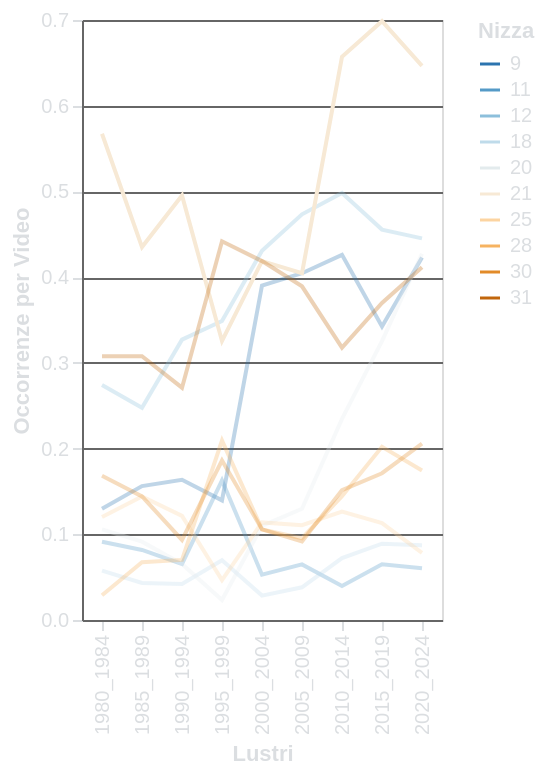

The Vega-Lite source for this figure:
### Vega-Lite specification from a JSON file in a GitHub repository (floating-point values rounded to 4 significant figures)
{"config": {"background": "transparent", "title": {"color": "#DBDEE1", "fontSize": 16}, "axis": {"domainColor": "#666666", "gridColor": "#666666", "tickColor": "#DBDEE1", "titleColor": "#DBDEE1", "labelColor": "#DBDEE1"}, "legend": {"labelColor": "#DBDEE1", "titleColor": "#DBDEE1"}}, "data": {"name": "data-3a41a3cf5e7c8bb83f643b38a96baf67"}, "mark": {"type": "line"}, "encoding": {"color": {"field": "Nizza", "scale": {"scheme": "blueorange", "type": "quantize"}, "title": "Nizza", "type": "nominal"}, "opacity": {"condition": {"param": "param_69", "value": 1}, "value": 0.3}, "tooltip": [{"field": "Nizza", "title": "Classe di Nizza", "type": "nominal"}, {"field": "Description", "title": "Descrizione della Classe", "type": "nominal"}], "x": {"field": "lustro", "title": "Lustri", "type": "ordinal"}, "y": {"field": "normalized_counts", "title": "Occorrenze per Video", "type": "quantitative"}}, "height": "container", "params": [{"name": "param_69", "select": {"type": "point", "fields": ["Nizza"]}, "bind": {"input": "select", "options": [21.0, 12.0, 31.0, 9.0, 20.0, 30.0, 28.0, 25.0, 11.0, 18.0], "name": "Seleziona Classe di Nizza: "}, "value": 21.0}, {"name": "param_70", "select": {"type": "interval", "encodings": []}, "bind": "scales"}], "width": "container", "$schema": "https://vega.github.io/schema/vega-lite/v5.8.0.json", "datasets": {"data-3a41a3cf5e7c8bb83f643b38a96baf67": [{"lustro": "1980_1984", "Nizza": 9.0, "Description": "apparecchi e strumenti per scopi scientifici o di ricerca, apparecchi audiovisivi e di tecnologia dell'informazione, nonché attrezzature per la sicurezza e il salvataggio di vite", "counts": 27, "num_videos": 208, "normalized_counts": 0.1298}, {"lustro": "1980_1984", "Nizza": 11.0, "Description": "apparecchi e installazioni per il controllo ambientale", "counts": 19, "num_videos": 208, "normalized_counts": 0.09135}, {"lustro": "1980_1984", "Nizza": 12.0, "Description": "veicoli e apparecchi per il trasporto di persone o merci via terra, aria o acqua", "counts": 57, "num_videos": 208, "normalized_counts": 0.274}, {"lustro": "1980_1984", "Nizza": 18.0, "Description": "pelle, imitazioni di pelle e alcuni beni fatti di quei materiali", "counts": 12, "num_videos": 208, "normalized_counts": 0.05769}, {"lustro": "1980_1984", "Nizza": 20.0, "Description": "mobili e loro parti", "counts": 22, "num_videos": 208, "normalized_counts": 0.1058}, {"lustro": "1980_1984", "Nizza": 21.0, "Description": "piccoli utensili e apparecchi a mano per uso domestico e da cucina", "counts": 118, "num_videos": 208, "normalized_counts": 0.5673}, {"lustro": "1980_1984", "Nizza": 25.0, "Description": "abbigliamento, calzature e copricapi per esseri umani", "counts": 25, "num_videos": 208, "normalized_counts": 0.1202}, {"lustro": "1980_1984", "Nizza": 28.0, "Description": "giocattoli, apparecchi per giocare, attrezzature sportive, articoli per il divertimento e la novità", "counts": 6, "num_videos": 208, "normalized_counts": 0.02885}, {"lustro": "1980_1984", "Nizza": 30.0, "Description": "alimenti di origine vegetale, ad eccezione di frutta e verdura, preparati o conservati per il consumo, nonché ausiliari destinati al miglioramento del sapore degli alimenti", "counts": 35, "num_videos": 208, "normalized_counts": 0.1683}, {"lustro": "1980_1984", "Nizza": 31.0, "Description": "prodotti terrestri e marini non sottoposti ad alcuna forma di preparazione per il consumo, animali vivi e piante, nonché alimenti per animali", "counts": 64, "num_videos": 208, "normalized_counts": 0.3077}, {"lustro": "1985_1989", "Nizza": 9.0, "Description": "apparecchi e strumenti per scopi scientifici o di ricerca, apparecchi audiovisivi e di tecnologia dell'informazione, nonché attrezzature per la sicurezza e il salvataggio di vite", "counts": 65, "num_videos": 416, "normalized_counts": 0.1562}, {"lustro": "1985_1989", "Nizza": 11.0, "Description": "apparecchi e installazioni per il controllo ambientale", "counts": 34, "num_videos": 416, "normalized_counts": 0.08173}, {"lustro": "1985_1989", "Nizza": 12.0, "Description": "veicoli e apparecchi per il trasporto di persone o merci via terra, aria o acqua", "counts": 103, "num_videos": 416, "normalized_counts": 0.2476}, {"lustro": "1985_1989", "Nizza": 18.0, "Description": "pelle, imitazioni di pelle e alcuni beni fatti di quei materiali", "counts": 18, "num_videos": 416, "normalized_counts": 0.04327}, {"lustro": "1985_1989", "Nizza": 20.0, "Description": "mobili e loro parti", "counts": 38, "num_videos": 416, "normalized_counts": 0.09135}, {"lustro": "1985_1989", "Nizza": 21.0, "Description": "piccoli utensili e apparecchi a mano per uso domestico e da cucina", "counts": 181, "num_videos": 416, "normalized_counts": 0.4351}, {"lustro": "1985_1989", "Nizza": 25.0, "Description": "abbigliamento, calzature e copricapi per esseri umani", "counts": 60, "num_videos": 416, "normalized_counts": 0.1442}, {"lustro": "1985_1989", "Nizza": 28.0, "Description": "giocattoli, apparecchi per giocare, attrezzature sportive, articoli per il divertimento e la novità", "counts": 28, "num_videos": 416, "normalized_counts": 0.06731}, {"lustro": "1985_1989", "Nizza": 30.0, "Description": "alimenti di origine vegetale, ad eccezione di frutta e verdura, preparati o conservati per il consumo, nonché ausiliari destinati al miglioramento del sapore degli alimenti", "counts": 60, "num_videos": 416, "normalized_counts": 0.1442}, {"lustro": "1985_1989", "Nizza": 31.0, "Description": "prodotti terrestri e marini non sottoposti ad alcuna forma di preparazione per il consumo, animali vivi e piante, nonché alimenti per animali", "counts": 128, "num_videos": 416, "normalized_counts": 0.3077}, {"lustro": "1990_1994", "Nizza": 9.0, "Description": "apparecchi e strumenti per scopi scientifici o di ricerca, apparecchi audiovisivi e di tecnologia dell'informazione, nonché attrezzature per la sicurezza e il salvataggio di vite", "counts": 35, "num_videos": 214, "normalized_counts": 0.1636}, {"lustro": "1990_1994", "Nizza": 11.0, "Description": "apparecchi e installazioni per il controllo ambientale", "counts": 14, "num_videos": 214, "normalized_counts": 0.06542}, {"lustro": "1990_1994", "Nizza": 12.0, "Description": "veicoli e apparecchi per il trasporto di persone o merci via terra, aria o acqua", "counts": 70, "num_videos": 214, "normalized_counts": 0.3271}, {"lustro": "1990_1994", "Nizza": 18.0, "Description": "pelle, imitazioni di pelle e alcuni beni fatti di quei materiali", "counts": 9, "num_videos": 214, "normalized_counts": 0.04206}, {"lustro": "1990_1994", "Nizza": 20.0, "Description": "mobili e loro parti", "counts": 14, "num_videos": 214, "normalized_counts": 0.06542}, {"lustro": "1990_1994", "Nizza": 21.0, "Description": "piccoli utensili e apparecchi a mano per uso domestico e da cucina", "counts": 106, "num_videos": 214, "normalized_counts": 0.4953}, {"lustro": "1990_1994", "Nizza": 25.0, "Description": "abbigliamento, calzature e copricapi per esseri umani", "counts": 26, "num_videos": 214, "normalized_counts": 0.1215}, {"lustro": "1990_1994", "Nizza": 28.0, "Description": "giocattoli, apparecchi per giocare, attrezzature sportive, articoli per il divertimento e la novità", "counts": 15, "num_videos": 214, "normalized_counts": 0.07009}, {"lustro": "1990_1994", "Nizza": 30.0, "Description": "alimenti di origine vegetale, ad eccezione di frutta e verdura, preparati o conservati per il consumo, nonché ausiliari destinati al miglioramento del sapore degli alimenti", "counts": 20, "num_videos": 214, "normalized_counts": 0.09346}, {"lustro": "1990_1994", "Nizza": 31.0, "Description": "prodotti terrestri e marini non sottoposti ad alcuna forma di preparazione per il consumo, animali vivi e piante, nonché alimenti per animali", "counts": 58, "num_videos": 214, "normalized_counts": 0.271}, {"lustro": "1995_1999", "Nizza": 9.0, "Description": "apparecchi e strumenti per scopi scientifici o di ricerca, apparecchi audiovisivi e di tecnologia dell'informazione, nonché attrezzature per la sicurezza e il salvataggio di vite", "counts": 6, "num_videos": 43, "normalized_counts": 0.1395}, {"lustro": "1995_1999", "Nizza": 11.0, "Description": "apparecchi e installazioni per il controllo ambientale", "counts": 7, "num_videos": 43, "normalized_counts": 0.1628}, {"lustro": "1995_1999", "Nizza": 12.0, "Description": "veicoli e apparecchi per il trasporto di persone o merci via terra, aria o acqua", "counts": 15, "num_videos": 43, "normalized_counts": 0.3488}, {"lustro": "1995_1999", "Nizza": 18.0, "Description": "pelle, imitazioni di pelle e alcuni beni fatti di quei materiali", "counts": 3, "num_videos": 43, "normalized_counts": 0.06977}, {"lustro": "1995_1999", "Nizza": 20.0, "Description": "mobili e loro parti", "counts": 1, "num_videos": 43, "normalized_counts": 0.02326}, {"lustro": "1995_1999", "Nizza": 21.0, "Description": "piccoli utensili e apparecchi a mano per uso domestico e da cucina", "counts": 14, "num_videos": 43, "normalized_counts": 0.3256}, {"lustro": "1995_1999", "Nizza": 25.0, "Description": "abbigliamento, calzature e copricapi per esseri umani", "counts": 2, "num_videos": 43, "normalized_counts": 0.04651}, {"lustro": "1995_1999", "Nizza": 28.0, "Description": "giocattoli, apparecchi per giocare, attrezzature sportive, articoli per il divertimento e la novità", "counts": 9, "num_videos": 43, "normalized_counts": 0.2093}, {"lustro": "1995_1999", "Nizza": 30.0, "Description": "alimenti di origine vegetale, ad eccezione di frutta e verdura, preparati o conservati per il consumo, nonché ausiliari destinati al miglioramento del sapore degli alimenti", "counts": 8, "num_videos": 43, "normalized_counts": 0.186}, {"lustro": "1995_1999", "Nizza": 31.0, "Description": "prodotti terrestri e marini non sottoposti ad alcuna forma di preparazione per il consumo, animali vivi e piante, nonché alimenti per animali", "counts": 19, "num_videos": 43, "normalized_counts": 0.4419}, {"lustro": "2000_2004", "Nizza": 9.0, "Description": "apparecchi e strumenti per scopi scientifici o di ricerca, apparecchi audiovisivi e di tecnologia dell'informazione, nonché attrezzature per la sicurezza e il salvataggio di vite", "counts": 96, "num_videos": 246, "normalized_counts": 0.3902}, {"lustro": "2000_2004", "Nizza": 11.0, "Description": "apparecchi e installazioni per il controllo ambientale", "counts": 13, "num_videos": 246, "normalized_counts": 0.05285}, {"lustro": "2000_2004", "Nizza": 12.0, "Description": "veicoli e apparecchi per il trasporto di persone o merci via terra, aria o acqua", "counts": 106, "num_videos": 246, "normalized_counts": 0.4309}, {"lustro": "2000_2004", "Nizza": 18.0, "Description": "pelle, imitazioni di pelle e alcuni beni fatti di quei materiali", "counts": 7, "num_videos": 246, "normalized_counts": 0.02846}, {"lustro": "2000_2004", "Nizza": 20.0, "Description": "mobili e loro parti", "counts": 27, "num_videos": 246, "normalized_counts": 0.1098}, {"lustro": "2000_2004", "Nizza": 21.0, "Description": "piccoli utensili e apparecchi a mano per uso domestico e da cucina", "counts": 103, "num_videos": 246, "normalized_counts": 0.4187}, {"lustro": "2000_2004", "Nizza": 25.0, "Description": "abbigliamento, calzature e copricapi per esseri umani", "counts": 28, "num_videos": 246, "normalized_counts": 0.1138}, {"lustro": "2000_2004", "Nizza": 28.0, "Description": "giocattoli, apparecchi per giocare, attrezzature sportive, articoli per il divertimento e la novità", "counts": 26, "num_videos": 246, "normalized_counts": 0.1057}, {"lustro": "2000_2004", "Nizza": 30.0, "Description": "alimenti di origine vegetale, ad eccezione di frutta e verdura, preparati o conservati per il consumo, nonché ausiliari destinati al miglioramento del sapore degli alimenti", "counts": 26, "num_videos": 246, "normalized_counts": 0.1057}, {"lustro": "2000_2004", "Nizza": 31.0, "Description": "prodotti terrestri e marini non sottoposti ad alcuna forma di preparazione per il consumo, animali vivi e piante, nonché alimenti per animali", "counts": 103, "num_videos": 246, "normalized_counts": 0.4187}, {"lustro": "2005_2009", "Nizza": 9.0, "Description": "apparecchi e strumenti per scopi scientifici o di ricerca, apparecchi audiovisivi e di tecnologia dell'informazione, nonché attrezzature per la sicurezza e il salvataggio di vite", "counts": 106, "num_videos": 262, "normalized_counts": 0.4046}, {"lustro": "2005_2009", "Nizza": 11.0, "Description": "apparecchi e installazioni per il controllo ambientale", "counts": 17, "num_videos": 262, "normalized_counts": 0.06489}, {"lustro": "2005_2009", "Nizza": 12.0, "Description": "veicoli e apparecchi per il trasporto di persone o merci via terra, aria o acqua", "counts": 124, "num_videos": 262, "normalized_counts": 0.4733}, {"lustro": "2005_2009", "Nizza": 18.0, "Description": "pelle, imitazioni di pelle e alcuni beni fatti di quei materiali", "counts": 10, "num_videos": 262, "normalized_counts": 0.03817}, {"lustro": "2005_2009", "Nizza": 20.0, "Description": "mobili e loro parti", "counts": 34, "num_videos": 262, "normalized_counts": 0.1298}, {"lustro": "2005_2009", "Nizza": 21.0, "Description": "piccoli utensili e apparecchi a mano per uso domestico e da cucina", "counts": 106, "num_videos": 262, "normalized_counts": 0.4046}, {"lustro": "2005_2009", "Nizza": 25.0, "Description": "abbigliamento, calzature e copricapi per esseri umani", "counts": 29, "num_videos": 262, "normalized_counts": 0.1107}, {"lustro": "2005_2009", "Nizza": 28.0, "Description": "giocattoli, apparecchi per giocare, attrezzature sportive, articoli per il divertimento e la novità", "counts": 25, "num_videos": 262, "normalized_counts": 0.09542}, {"lustro": "2005_2009", "Nizza": 30.0, "Description": "alimenti di origine vegetale, ad eccezione di frutta e verdura, preparati o conservati per il consumo, nonché ausiliari destinati al miglioramento del sapore degli alimenti", "counts": 24, "num_videos": 262, "normalized_counts": 0.0916}, {"lustro": "2005_2009", "Nizza": 31.0, "Description": "prodotti terrestri e marini non sottoposti ad alcuna forma di preparazione per il consumo, animali vivi e piante, nonché alimenti per animali", "counts": 102, "num_videos": 262, "normalized_counts": 0.3893}, {"lustro": "2010_2014", "Nizza": 9.0, "Description": "apparecchi e strumenti per scopi scientifici o di ricerca, apparecchi audiovisivi e di tecnologia dell'informazione, nonché attrezzature per la sicurezza e il salvataggio di vite", "counts": 118, "num_videos": 277, "normalized_counts": 0.426}, {"lustro": "2010_2014", "Nizza": 11.0, "Description": "apparecchi e installazioni per il controllo ambientale", "counts": 11, "num_videos": 277, "normalized_counts": 0.03971}, {"lustro": "2010_2014", "Nizza": 12.0, "Description": "veicoli e apparecchi per il trasporto di persone o merci via terra, aria o acqua", "counts": 138, "num_videos": 277, "normalized_counts": 0.4982}, {"lustro": "2010_2014", "Nizza": 18.0, "Description": "pelle, imitazioni di pelle e alcuni beni fatti di quei materiali", "counts": 20, "num_videos": 277, "normalized_counts": 0.0722}, {"lustro": "2010_2014", "Nizza": 20.0, "Description": "mobili e loro parti", "counts": 65, "num_videos": 277, "normalized_counts": 0.2347}, {"lustro": "2010_2014", "Nizza": 21.0, "Description": "piccoli utensili e apparecchi a mano per uso domestico e da cucina", "counts": 182, "num_videos": 277, "normalized_counts": 0.657}, {"lustro": "2010_2014", "Nizza": 25.0, "Description": "abbigliamento, calzature e copricapi per esseri umani", "counts": 35, "num_videos": 277, "normalized_counts": 0.1264}, {"lustro": "2010_2014", "Nizza": 28.0, "Description": "giocattoli, apparecchi per giocare, attrezzature sportive, articoli per il divertimento e la novità", "counts": 40, "num_videos": 277, "normalized_counts": 0.1444}, {"lustro": "2010_2014", "Nizza": 30.0, "Description": "alimenti di origine vegetale, ad eccezione di frutta e verdura, preparati o conservati per il consumo, nonché ausiliari destinati al miglioramento del sapore degli alimenti", "counts": 42, "num_videos": 277, "normalized_counts": 0.1516}, {"lustro": "2010_2014", "Nizza": 31.0, "Description": "prodotti terrestri e marini non sottoposti ad alcuna forma di preparazione per il consumo, animali vivi e piante, nonché alimenti per animali", "counts": 88, "num_videos": 277, "normalized_counts": 0.3177}, {"lustro": "2015_2019", "Nizza": 9.0, "Description": "apparecchi e strumenti per scopi scientifici o di ricerca, apparecchi audiovisivi e di tecnologia dell'informazione, nonché attrezzature per la sicurezza e il salvataggio di vite", "counts": 100, "num_videos": 292, "normalized_counts": 0.3425}, {"lustro": "2015_2019", "Nizza": 11.0, "Description": "apparecchi e installazioni per il controllo ambientale", "counts": 19, "num_videos": 292, "normalized_counts": 0.06507}, {"lustro": "2015_2019", "Nizza": 12.0, "Description": "veicoli e apparecchi per il trasporto di persone o merci via terra, aria o acqua", "counts": 133, "num_videos": 292, "normalized_counts": 0.4555}, {"lustro": "2015_2019", "Nizza": 18.0, "Description": "pelle, imitazioni di pelle e alcuni beni fatti di quei materiali", "counts": 26, "num_videos": 292, "normalized_counts": 0.08904}, {"lustro": "2015_2019", "Nizza": 20.0, "Description": "mobili e loro parti", "counts": 95, "num_videos": 292, "normalized_counts": 0.3253}, {"lustro": "2015_2019", "Nizza": 21.0, "Description": "piccoli utensili e apparecchi a mano per uso domestico e da cucina", "counts": 204, "num_videos": 292, "normalized_counts": 0.6986}, {"lustro": "2015_2019", "Nizza": 25.0, "Description": "abbigliamento, calzature e copricapi per esseri umani", "counts": 33, "num_videos": 292, "normalized_counts": 0.113}, {"lustro": "2015_2019", "Nizza": 28.0, "Description": "giocattoli, apparecchi per giocare, attrezzature sportive, articoli per il divertimento e la novità", "counts": 59, "num_videos": 292, "normalized_counts": 0.2021}, {"lustro": "2015_2019", "Nizza": 30.0, "Description": "alimenti di origine vegetale, ad eccezione di frutta e verdura, preparati o conservati per il consumo, nonché ausiliari destinati al miglioramento del sapore degli alimenti", "counts": 50, "num_videos": 292, "normalized_counts": 0.1712}, {"lustro": "2015_2019", "Nizza": 31.0, "Description": "prodotti terrestri e marini non sottoposti ad alcuna forma di preparazione per il consumo, animali vivi e piante, nonché alimenti per animali", "counts": 108, "num_videos": 292, "normalized_counts": 0.3699}, {"lustro": "2020_2024", "Nizza": 9.0, "Description": "apparecchi e strumenti per scopi scientifici o di ricerca, apparecchi audiovisivi e di tecnologia dell'informazione, nonché attrezzature per la sicurezza e il salvataggio di vite", "counts": 189, "num_videos": 447, "normalized_counts": 0.4228}, {"lustro": "2020_2024", "Nizza": 11.0, "Description": "apparecchi e installazioni per il controllo ambientale", "counts": 27, "num_videos": 447, "normalized_counts": 0.0604}, {"lustro": "2020_2024", "Nizza": 12.0, "Description": "veicoli e apparecchi per il trasporto di persone o merci via terra, aria o acqua", "counts": 199, "num_videos": 447, "normalized_counts": 0.4452}, {"lustro": "2020_2024", "Nizza": 18.0, "Description": "pelle, imitazioni di pelle e alcuni beni fatti di quei materiali", "counts": 39, "num_videos": 447, "normalized_counts": 0.08725}, {"lustro": "2020_2024", "Nizza": 20.0, "Description": "mobili e loro parti", "counts": 191, "num_videos": 447, "normalized_counts": 0.4273}, {"lustro": "2020_2024", "Nizza": 21.0, "Description": "piccoli utensili e apparecchi a mano per uso domestico e da cucina", "counts": 289, "num_videos": 447, "normalized_counts": 0.6465}, {"lustro": "2020_2024", "Nizza": 25.0, "Description": "abbigliamento, calzature e copricapi per esseri umani", "counts": 35, "num_videos": 447, "normalized_counts": 0.0783}, {"lustro": "2020_2024", "Nizza": 28.0, "Description": "giocattoli, apparecchi per giocare, attrezzature sportive, articoli per il divertimento e la novità", "counts": 78, "num_videos": 447, "normalized_counts": 0.1745}, {"lustro": "2020_2024", "Nizza": 30.0, "Description": "alimenti di origine vegetale, ad eccezione di frutta e verdura, preparati o conservati per il consumo, nonché ausiliari destinati al miglioramento del sapore degli alimenti", "counts": 92, "num_videos": 447, "normalized_counts": 0.2058}, {"lustro": "2020_2024", "Nizza": 31.0, "Description": "prodotti terrestri e marini non sottoposti ad alcuna forma di preparazione per il consumo, animali vivi e piante, nonché alimenti per animali", "counts": 184, "num_videos": 447, "normalized_counts": 0.4116}]}}
